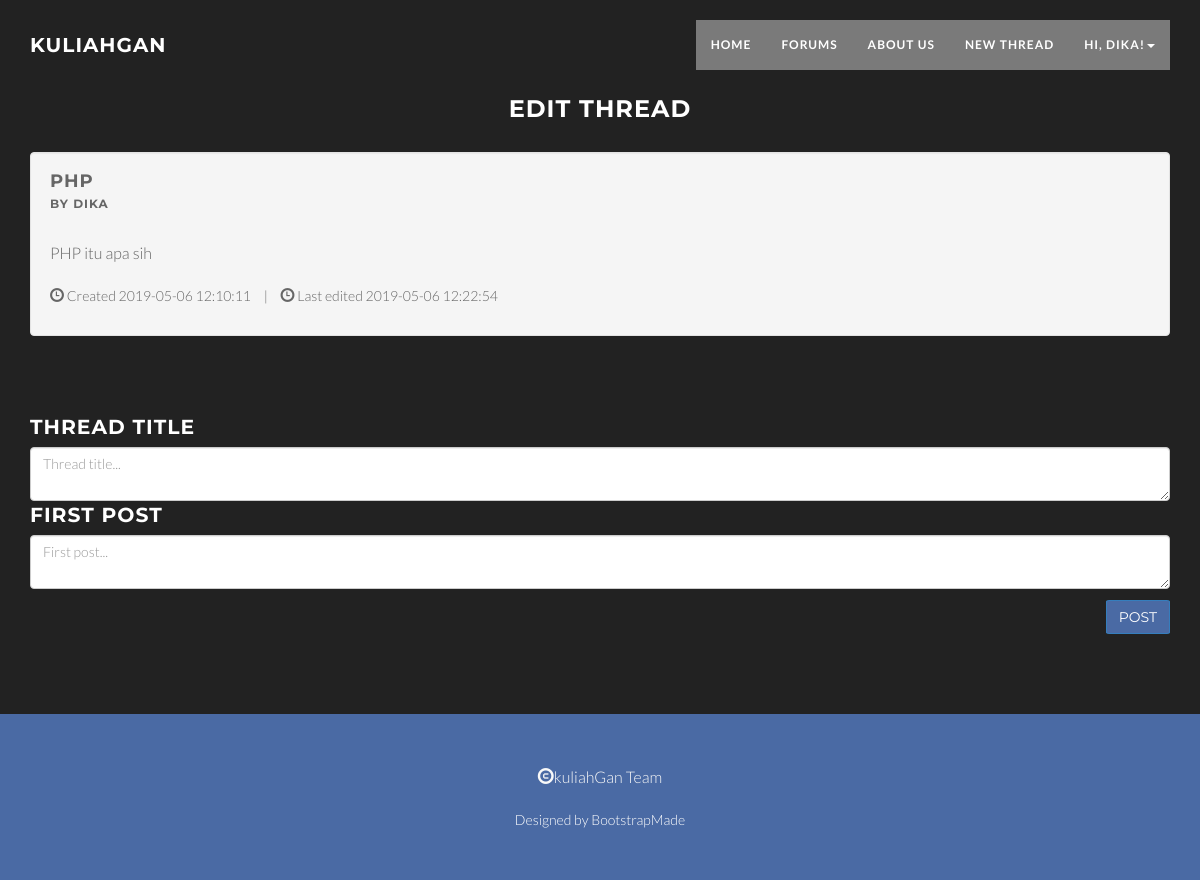
Screenshot of /editthread.php?thread=5 (signed in) with the database file from the repository.
### tables this page shows
CREATE TABLE `thread` (
  `thread_id` int(10) unsigned NOT NULL AUTO_INCREMENT,
  `username` varchar(20) NOT NULL DEFAULT '',
  `title` varchar(50) NOT NULL DEFAULT '',
  `date_created` datetime NOT NULL,
  `date_last_edited` datetime NOT NULL,
  PRIMARY KEY (`thread_id`),
  KEY `fk_thread-creator` (`username`),
  CONSTRAINT `fk_thread-creator` FOREIGN KEY (`username`) REFERENCES `user` (`username`)
);

CREATE TABLE `post` (
  `id` int(10) unsigned NOT NULL AUTO_INCREMENT,
  `username` varchar(20) NOT NULL DEFAULT '',
  `thread_id` int(10) unsigned NOT NULL,
  `content` longtext NOT NULL,
  `date_created` datetime NOT NULL,
  `date_edited` datetime NOT NULL,
  PRIMARY KEY (`id`),
  KEY `fk_post-creator` (`username`),
  KEY `fk_thread-of-post` (`thread_id`),
  CONSTRAINT `fk_post-creator` FOREIGN KEY (`username`) REFERENCES `user` (`username`),
  CONSTRAINT `fk_thread-of-post` FOREIGN KEY (`thread_id`) REFERENCES `thread` (`thread_id`)
);

### editthread.php (the view, shortened to what this page needs)
<?php include "connect.php";
$q=mysqli_query($mysqli,"SELECT * FROM thread WHERE thread_id=$_GET[thread]");
?>
<!DOCTYPE html>
<html lang="en">
<head>
    <link href="css/bootstrap.min.css" rel="stylesheet" type="text/css">
    <link href="font-awesome/css/font-awesome.min.css" rel="stylesheet" type="text/css">
    <link href="css/animate.css" rel="stylesheet">
    <link href="css/style.css" rel="stylesheet">
    <link href="css/global.css" rel="stylesheet">
    <link href="css/thread.css" rel="stylesheet">
    <link href="color/default.css" rel="stylesheet">
</head>
<body id="page-top" data-spy="scroll" data-target=".navbar-custom">
    <nav class="navbar navbar-custom navbar-fixed-top" role="navigation">
        <div class="container">
            <div class="navbar-header page-scroll">
                <a class="navbar-brand" href="index.php">
                    <h1>kuliahGan</h1>
                </a>
            </div>
            <div class="collapse navbar-collapse navbar-right navbar-main-collapse">
            <ul class="nav navbar-nav">
                <li><a href="index_loggedin.php">Home</a></li>
                    <li><a href="home_loggedin.php">Forums</a></li>
                    <li><a href="about_us_loggedin.php">About Us</a></li>
                    <li classs="active"><a href="newthread.php">New Thread</a></li>
                    <li class="dropdown">
                        <?php echo "<a href='#' class='dropdown-toggle' data-toggle='dropdown'>Hi, $_SESSION[username]!<b class='caret'></b></a>";?>
                    </li>
                </ul>
            </div>
        </div>
    </nav>
    <link rel="stylesheet" href="http://cdnjs.cloudflare.com/ajax/libs/font-awesome/4.1.0/css/font-awesome.min.css" />
    <section id="latest" class="latest">
        <div class="latest-threads">
            <h3 class="title">Edit Thread</h3>
        </div>
        <div class="container">
            <?php
            while($hasil=mysqli_fetch_assoc($q)){
            $q2=mysqli_query($mysqli,"SELECT * FROM post WHERE thread_id=$hasil[thread_id] LIMIT 1");
            $post=mysqli_fetch_assoc($q2);
            $get=$hasil['thread_id'];
            echo "<div class='well'>
                    <div class='media'>
                        <div class='media-body'>
                            <h4 class='media-heading'><a class='links' id='get' href='thread.php?thread=$get'>$hasil[title]</a></h4>
                            <h6 class='user-thread'>By $hasil[username]</h6>
                            <p class='text-justify'>$post[content]</p>
                            <ul class='list-inline list-unstyled'>
                                <li><span><i class='glyphicon glyphicon-time'></i> Created $hasil[date_created]</span></li>
                                <li>|</li>
                                <li><span><i class='glyphicon glyphicon-time'></i> Last edited $hasil[date_last_edited] </span></li>
                            </ul>
                        </div>
                    </div>
                </div>";}?>
        </div>
        <div class="container">
            <div class=new-post>
                <form action="<?php echo "editthread_process.php?thread=$_GET[thread]";?>" method='post'>
                    <label class="new-post-title">Thread Title</label>
                    <textarea id="title" name="title" class="form-control" placeholder="Thread title..." autofocus></textarea>
                    <label class="new-post-title">First Post</label>
                    <textarea id="content" name="content" class="form-control" placeholder="First post..."></textarea>
                    <div class='post-button'>
                        <button type='submit' class='btn btn-primary pull-right' id='submit'>Post</button>
                    </div>
                </form>
            </div>
        </div>
        <footer>
            <div class="container">
                <div class="row">
                    <div class="col-md-12 col-lg-12">
                        <div class="credits">
                            <p><span class="glyphicon glyphicon-copyright-mark"></span>kuliahGan Team</p>
                            Designed by <a href="https://bootstrapmade.com/">BootstrapMade</a>
                        </div>
                    </div>
                </div>
            </div>
        </footer>
    </section>
</body>
</html>

### css/style.css (style rules this page uses)
body { width: 100%; height: 100%; font-family: 'Lato', sans-serif; font-weight: 300; color: #666; background-color: #222222; align-items: }
html { width: 100%; height: 100%; }
h1, h2, h3, h4, h5, h6 { margin: 0 0 30px; text-transform: uppercase; font-family: Montserrat, sans-serif; font-weight: 700; letter-spacing: 1px; }
p { margin: 0 0 20px; font-size: 16px; line-height: 1.6em; }
a { color: #28c3ab; -webkit-transition: all .2s ease-in-out; -moz-transition: all .2s ease-in-out; transition: all .2s ease-in-out; }
.latest-threads { text-align: center; padding-top: 8%; color: #fff }
.navbar { margin-bottom: 0; border-bottom: 1px solid rgba(255, 255, 255, .3); }
.navbar-brand { font-weight: 700; }
.navbar-brand { height: 40px; padding: 5px 15px; font-size: 18px; line-height: 1em; }
.navbar-brand h1 { color: #fff; font-size: 20px; line-height: 40px; }
.nav.navbar-nav { background-color: rgba(255, 255, 255, .4); }
.navbar-custom ul.nav li a { font-size: 12px; letter-spacing: 1px; color: white; text-transform: uppercase; font-weight: 700; }
.navbar-custom .nav li a { -webkit-transition: background .3s ease-in-out; -moz-transition: background .3s ease-in-out; transition: background .3s ease-in-out; }
footer { text-align: center; padding: 50px 0; }
footer p { color: #f8f8f8; }
.credits, .credits a { color: #fff; }
.btn { border-radius: 0; text-transform: uppercase; font-family: Montserrat, sans-serif; font-weight: 400; -webkit-transition: all .3s ease-in-out; -moz-transition: all .3s ease-in-out; transition: all .3s ease-in-out; }
@media (min-width:767px) { .navbar { padding: 20px 0; border-bottom: 0; letter-spacing: 1px; background: 0 0; -webkit-transition: background .5s ease-in-out, padding .5s ease-in-out; -moz-transition: background .5s ease-in-out, padding .5s ease-in-out; transition: background .5s ease-in-out, padding .5s ease-in-out; } }

### css/global.css (style rules this page uses)
.btn-primary { background-color: #4a6aa4; border-radius: 5%; }
textarea { resize: vertical; }

### css/thread.css (style rules this page uses)
.media-heading { text-transform: unset; }
.new-post { padding-top: 5%; padding-bottom: 10%; }
.new-post-title { color: white; text-transform: uppercase; font-family: Montserrat, sans-serif; font-weight: 700; letter-spacing: 1px; font-size: 145%; }
.post-button { padding-top: 1%; }

### color/default.css (style rules this page uses)
a,.tp-caption a.btn:hover { color: #4a6aa4; }
footer { background-color: #4a6aa4; }
.links { color: #666666; }

### rows the page displays
thread: title "PHP", username "DIKA", post.content "PHP itu apa sih", date_created "2019-05-06 12:10:11", date_last_edited "2019-05-06 12:22:54"

### other values shown
$_SESSION[username] "DIKA"
